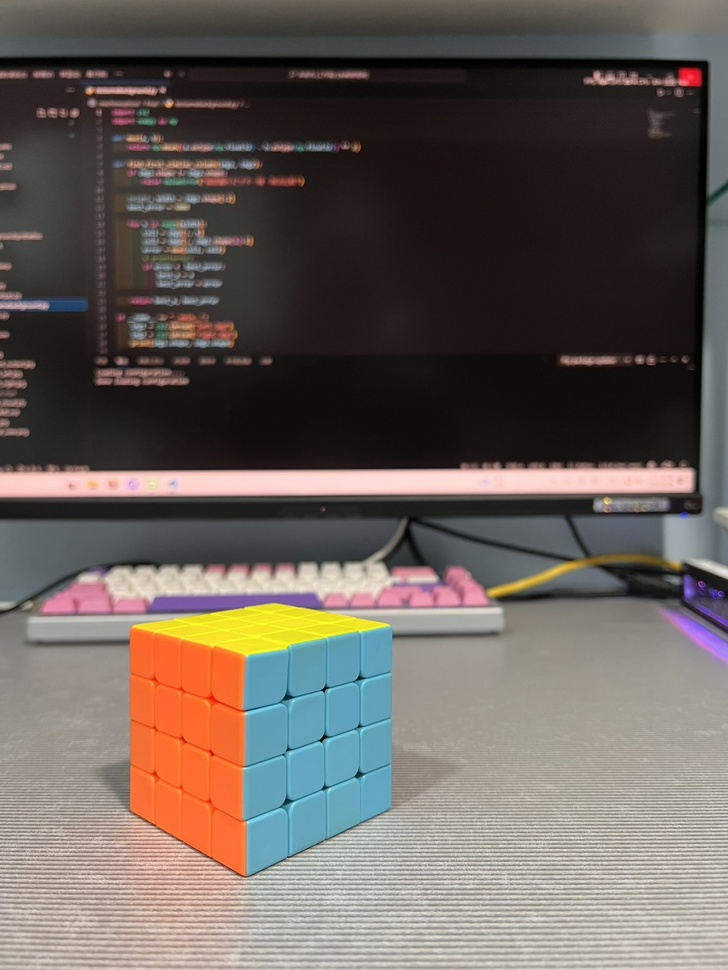
#> input picture left.jpg, 728 x 970 px, shrunk from 1108 x 1477 before the run, found by its file name
$ python hi.py
#> lines starting #> are read from the running program, lines starting #| are printed output that depends on the picture; after the words box and inside, x2 and y2 are one past the last pixel; in counts of white or black regions, pixels touching at a corner belong together
import cv2
import numpy as np

# === 載入左右影像（彩色） + 計算視差（用灰階） ===
imgL_color = cv2.imread("left.jpg", cv2.IMREAD_COLOR)
#> imgL_color is the input picture: shape (970, 728, 3); mean B, G, R 91.1, 96.7, 105.7
imgR_color = cv2.imread("right.jpg", cv2.IMREAD_COLOR)
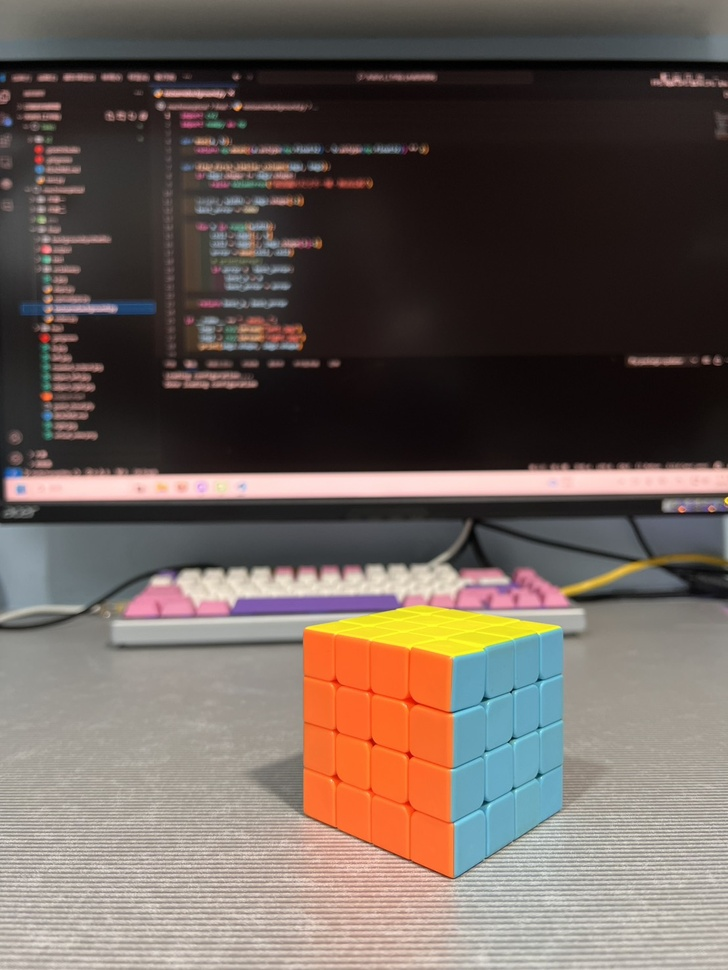
#> input picture right.jpg, 728 x 970 px, shrunk from 1108 x 1477 before the run, found by its file name
#> imgR_color is the input picture: shape (970, 728, 3); mean B, G, R 89.1, 95.6, 108.2

imgL_gray = cv2.cvtColor(imgL_color, cv2.COLOR_BGR2GRAY)
imgR_gray = cv2.cvtColor(imgR_color, cv2.COLOR_BGR2GRAY)
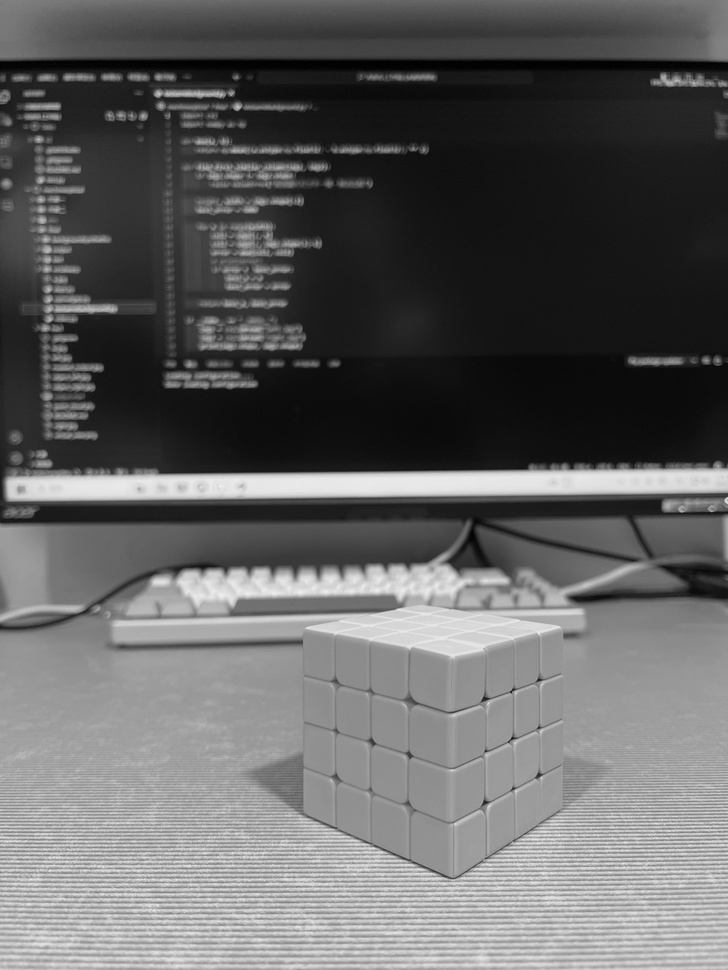
#> imgR_gray: shape (970, 728); min 0, max 240, mean 98.7

# 計算視差圖（用 OpenCV SGBM）
stereo = cv2.StereoSGBM_create(
    minDisparity=0,
    numDisparities=96,
    blockSize=5,
    P1=8 * 3 * 5**2,
    P2=32 * 3 * 5**2,
    disp12MaxDiff=1,
    uniquenessRatio=10,
    speckleWindowSize=100,
    speckleRange=32
)
disparity = stereo.compute(imgL_gray, imgR_gray).astype(np.float32) / 16.0
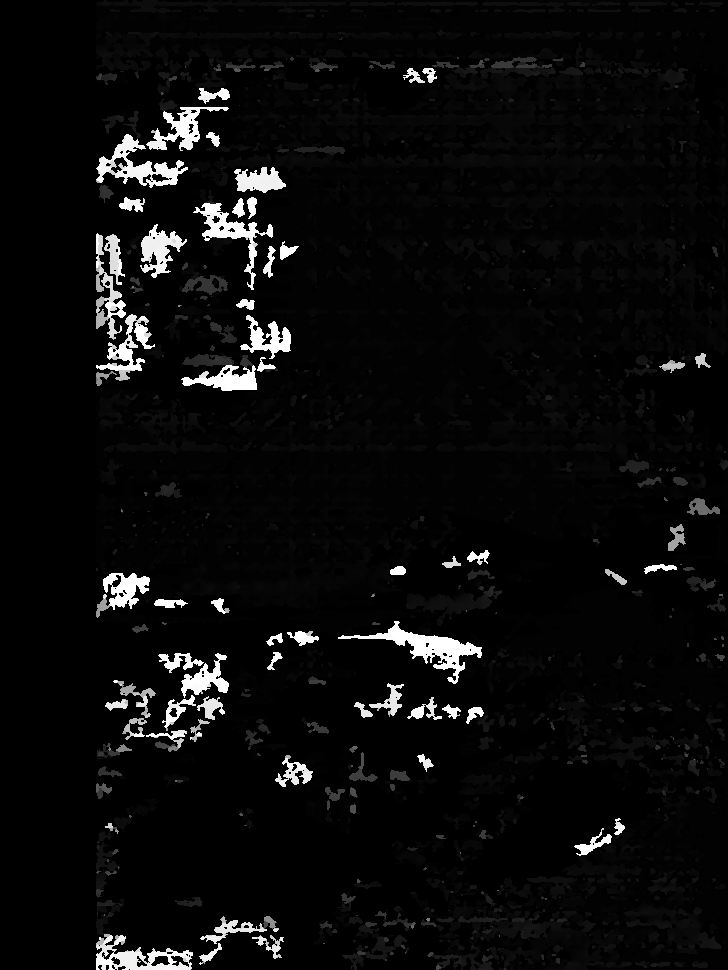
#> disparity: shape (970, 728) float32; min -1, max 95, mean 3.5; drawn with min black and max white
disparity[disparity < 0] = 0  # 去除無效視差

# === 3D-Warping 變換左/右圖到虛擬視角（支援彩色） ===
def warp_image_color(image, disparity, alpha):
    """
    彩色版本 warp，image shape: (h,w,3)
    disparity shape: (h,w)
    """
#> called with alpha = 0.5
    h, w = disparity.shape
#> h = 970; w = 728
    warped = np.zeros_like(image)
    mask = np.zeros((h, w), dtype=np.uint8)

    for y in range(h):
        for x in range(w):
            d = disparity[y, x]
            if d > 0:
                shift = int(round((0.5 - alpha) * d))
                new_x = x + shift
                if 0 <= new_x < w:
                    warped[y, new_x] = image[y, x]
                    mask[y, new_x] = 1
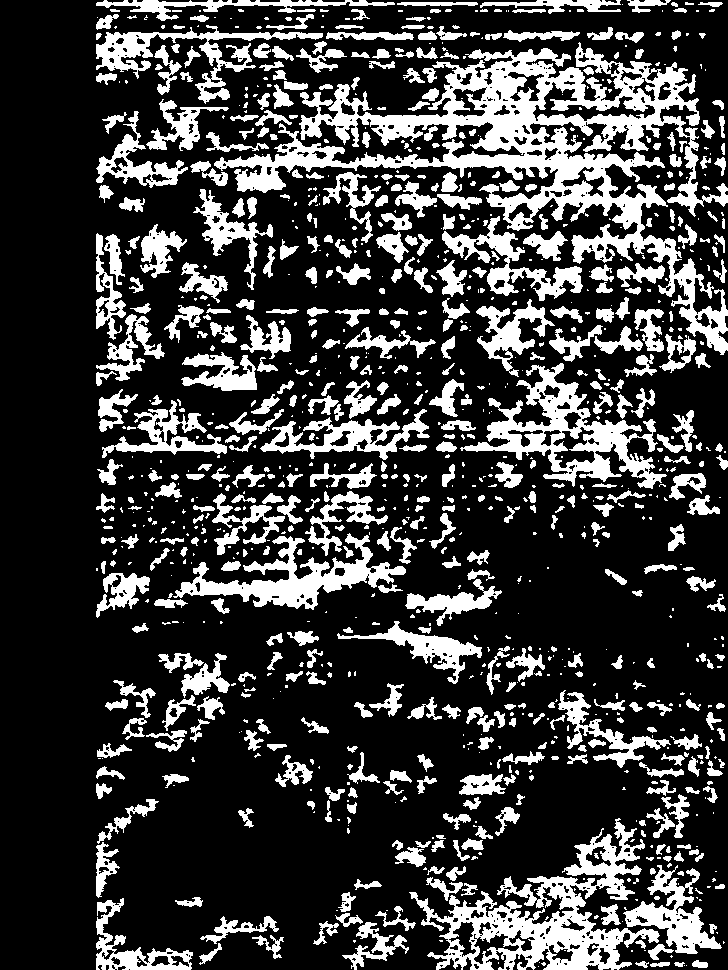
#> mask: shape (970, 728); values 0 (black) and 1 (white), 24.2% white; 1070 white regions (538 under 20 px), largest, box (x1, y1, x2, y2) and area: (214, 42, 728, 355) 33737, (409, 818, 660, 970) 11815, (460, 363, 667, 489) 7571
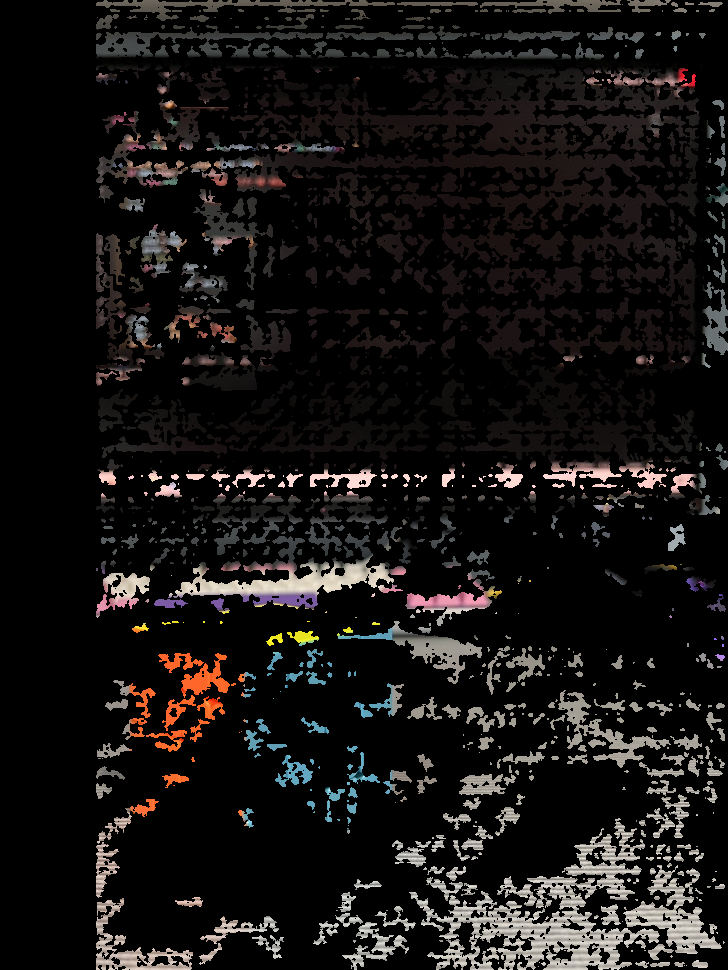
#> warped: shape (970, 728, 3); mean B, G, R 19, 19.9, 22.2
    return warped, mask

# alpha = 0.5 表示左右平均中間視角
virtualL, maskL = warp_image_color(imgL_color, disparity, alpha=0.5)
virtualR, maskR = warp_image_color(imgR_color, -disparity, alpha=0.5)
#> after the loop in warp_image_color (call 2), `for y in range(h):`: mask: shape (970, 728); every value is 0
#> after the loop in warp_image_color (call 2), `for y in range(h):`: warped: shape (970, 728, 3); every value is 0

# === Blending 左右虛擬圖 ===
blended = np.zeros_like(virtualL)
blended_mask = maskL + maskR

h, w = blended_mask.shape
#> h = 970; w = 728
for y in range(h):
    for x in range(w):
        if blended_mask[y, x] == 2:
            blended[y, x] = ((virtualL[y, x].astype(np.uint16) + virtualR[y, x].astype(np.uint16)) // 2).astype(np.uint8)
        elif maskL[y, x]:
            blended[y, x] = virtualL[y, x]
        elif maskR[y, x]:
            blended[y, x] = virtualR[y, x]

# === 輸出還沒填補的融合圖 ===
cv2.imwrite("virtual_view_unfilled.jpg", blended)

# === Inpainting 處理空洞（彩色）===
holes = (blended_mask == 0).astype(np.uint8) * 255
blended_inpaint = cv2.inpaint(blended, holes, 3, cv2.INPAINT_TELEA)
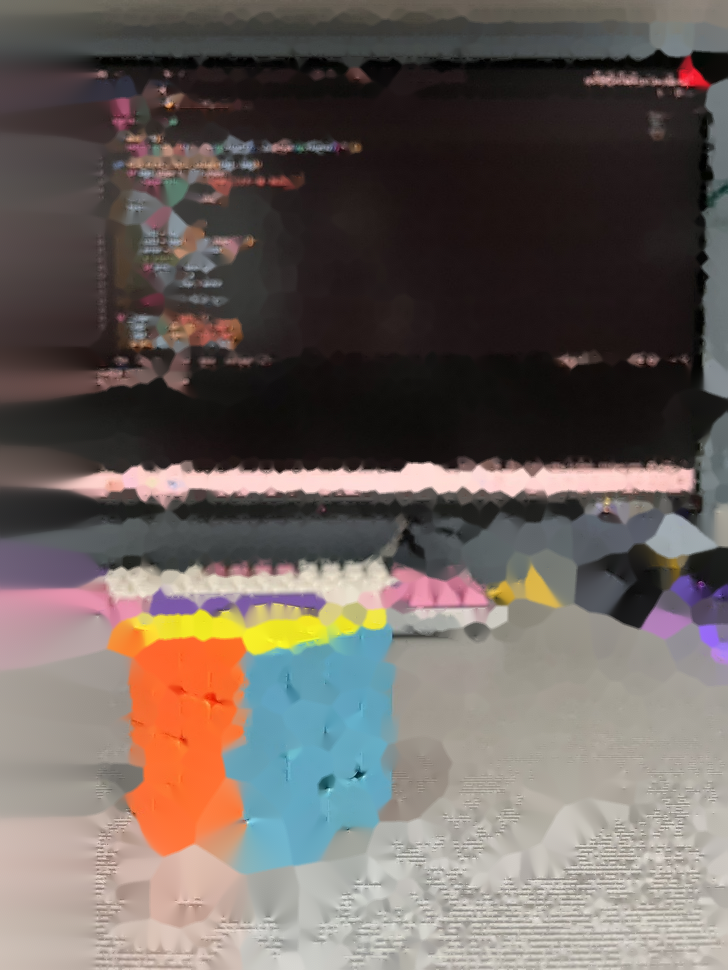
#> blended_inpaint: shape (970, 728, 3); mean B, G, R 92.9, 97.9, 107.4

# === 顯示與儲存填補後結果 ===
cv2.imwrite("virtual_view_color.jpg", blended_inpaint)
cv2.imshow("Virtual View Color", blended_inpaint)
cv2.waitKey(0)
cv2.destroyAllWindows()
